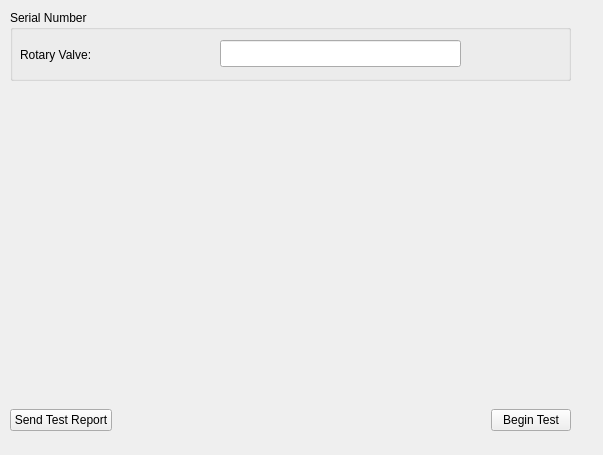
<?xml version="1.0" encoding="UTF-8"?>
<ui version="4.0">
 <class>DiagnosticsManufacturing::CRotaryValveManufacturing</class>
 <widget class="QWidget" name="DiagnosticsManufacturing::CRotaryValveManufacturing">
  <property name="geometry">
   <rect>
    <x>0</x>
    <y>0</y>
    <width>603</width>
    <height>455</height>
   </rect>
  </property>
  <property name="windowTitle">
   <string>Form</string>
  </property>
  <widget class="QGroupBox" name="groupBox">
   <property name="geometry">
    <rect>
     <x>10</x>
     <y>10</y>
     <width>561</width>
     <height>71</height>
    </rect>
   </property>
   <property name="locale">
    <locale language="English" country="UnitedStates"/>
   </property>
   <property name="title">
    <string>Serial Number</string>
   </property>
   <property name="alignment">
    <set>Qt::AlignLeading|Qt::AlignLeft|Qt::AlignTop</set>
   </property>
   <property name="flat">
    <bool>true</bool>
   </property>
   <property name="checkable">
    <bool>false</bool>
   </property>
   <widget class="QLineEdit" name="rvSNEdit">
    <property name="geometry">
     <rect>
      <x>210</x>
      <y>30</y>
      <width>241</width>
      <height>27</height>
     </rect>
    </property>
   </widget>
   <widget class="QLabel" name="label">
    <property name="geometry">
     <rect>
      <x>10</x>
      <y>31</y>
      <width>101</width>
      <height>27</height>
     </rect>
    </property>
    <property name="text">
     <string>Rotary Valve:</string>
    </property>
   </widget>
  </widget>
  <widget class="MainMenu::CScrollTable" name="widget" native="true">
   <property name="geometry">
    <rect>
     <x>10</x>
     <y>130</y>
     <width>561</width>
     <height>111</height>
    </rect>
   </property>
  </widget>
  <widget class="QWidget" name="horizontalLayoutWidget_3">
   <property name="geometry">
    <rect>
     <x>10</x>
     <y>400</y>
     <width>561</width>
     <height>41</height>
    </rect>
   </property>
   <layout class="QHBoxLayout" name="horizontalLayout_3">
    <item>
     <widget class="QPushButton" name="sendTestReportBtn">
      <property name="text">
       <string>Send Test Report</string>
      </property>
     </widget>
    </item>
    <item>
     <spacer name="horizontalSpacer_4">
      <property name="orientation">
       <enum>Qt::Horizontal</enum>
      </property>
      <property name="sizeHint" stdset="0">
       <size>
        <width>40</width>
        <height>20</height>
       </size>
      </property>
     </spacer>
    </item>
    <item>
     <widget class="QPushButton" name="beginTestBtn">
      <property name="text">
       <string>Begin Test</string>
      </property>
     </widget>
    </item>
   </layout>
  </widget>
 </widget>
 <customwidgets>
  <customwidget>
   <class>MainMenu::CScrollTable</class>
   <extends>QWidget</extends>
   <header>MainMenu/Include/ScrollTable.h</header>
   <container>1</container>
  </customwidget>
 </customwidgets>
 <resources/>
 <connections/>
</ui>
